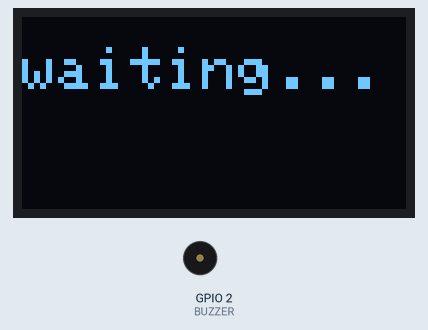
Simulated run of this sketch. Board: ESP32. Parts: 128×64 one-colour display, buzzer (waves = sounding, pin HIGH). WiFi joins after 1.5 s; servers stay silent unless stated; what the sketch prints to the serial monitor is not drawn.

Above: at 4.6 s.

The sketch:

ESP32.ino
```cpp
#include <WiFi.h>
#include <HTTPClient.h>
#include <Wire.h>
#include <Adafruit_GFX.h>
#include <Adafruit_SSD1306.h>

#define SCREEN_WIDTH 128
#define SCREEN_HEIGHT 64
#define BUZZER 2

const char* ssid = "SSID";
const char* password = "PASSWORD";

unsigned long lastTime = 0;
unsigned long timerDelay = 1000;
unsigned long lastTime_buzzer = 0;
unsigned long timerDelay_buzzer = 1000;

String serverName = "http://0.0.0.0:5000";

Adafruit_SSD1306 display(SCREEN_WIDTH, SCREEN_HEIGHT, &Wire, -1);

void print(String text) {
  display.clearDisplay();
  display.setTextSize(2);
  display.setTextColor(WHITE);
  display.setCursor(0, 10);
  display.println(text);
  display.display();
}

void setup(){

    if(!display.begin(SSD1306_SWITCHCAPVCC, 0x3C)) { // Address 0x3D for 128x64
    Serial.println(F("SSD1306 allocation failed"));
    for(;;);
    }

    delay(2000);
    display.clearDisplay();

    print("waiting...");

    Serial.begin(115200);
    delay(1000);

    WiFi.mode(WIFI_STA);
    WiFi.begin(ssid, password);
    Serial.println("\nConnecting");

    while(WiFi.status() != WL_CONNECTED){
        Serial.print(".");
        delay(100);
    }

    Serial.println("\nConnected to the WiFi network");
    Serial.print("Local ESP32 IP: ");
    Serial.println(WiFi.localIP());

    pinMode(BUZZER,OUTPUT);
}

void loop() {
  if ((millis() - lastTime_buzzer) > timerDelay_buzzer) {
    digitalWrite(BUZZER,LOW);
  }

  if ((millis() - lastTime) > timerDelay) {

    if(WiFi.status()== WL_CONNECTED){
      HTTPClient http;

      String serverPath = serverName + "";

      http.begin(serverPath.c_str());

      int httpResponseCode = http.GET();

      if (httpResponseCode>0) {
        Serial.print("HTTP Response code: ");
        Serial.println(httpResponseCode);
        String payload = http.getString();
        Serial.println(payload);
        if (payload == "0") {
          Serial.println("pass");
        } else {
          digitalWrite(BUZZER,HIGH);
          lastTime_buzzer = millis();
          print(payload);
        }
      }
      else {
        Serial.print("Error code: ");
        Serial.println(httpResponseCode);
      }

      http.end();
    }
    else {
      Serial.println("WiFi Disconnected");
    }
    lastTime = millis();
  }
}
```
